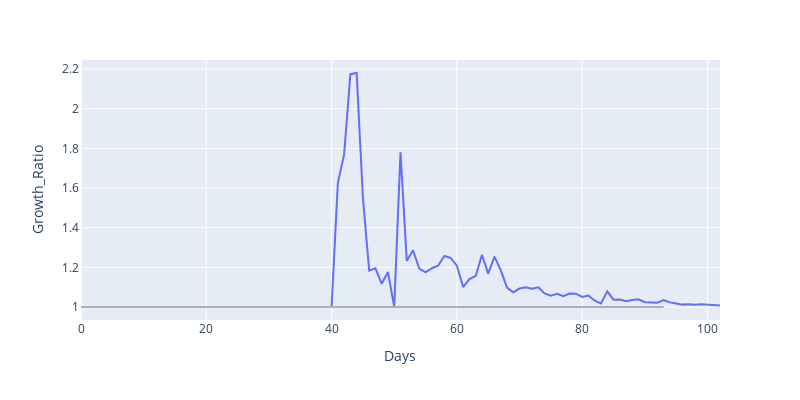

The notebook cell saved with this chart:
### Markdown cell above
#### Growth Ratio

### Code cell
# Growth Ratio = confirmed(t) / confirmed(t-1)
table['Growth_Ratio'] = table['Confirmed'] / table['Confirmed_Lag1']
table.replace([np.nan, np.inf, -np.inf], 1, inplace=True)

# Plot results
df_country = table[table['Country']=='Belgium']

fig = px.line(df_country, x='Days', y='Growth_Ratio', width=800, height=400)
fig.add_shape(type= 'line', yref= 'y', y0= 1, y1= 1, xref= 'x', x0= 93, x1= 0,
              line=dict(color=lightGrey, width=2))
fig.show()

### Figure 1 — Plotly figure (JSON) as saved in the notebook; plotly's stock layout.template omitted (floating-point values rounded to 4 significant figures)
{"data": [{"hovertemplate": "Days=%{x}<br>Growth_Ratio=%{y}<extra></extra>", "legendgroup": "", "line": {"color": "#636efa", "dash": "solid"}, "mode": "lines", "name": "", "showlegend": false, "type": "scatter", "x": [40, 41, 42, 43, 44, 45, 46, 47, 48, 49, 50, 51, 52, 53, 54, 55, 56, 57, 58, 59, 60, 61, 62, 63, 64, 65, 66, 67, 68, 69, 70, 71, 72, 73, 74, 75, 76, 77, 78, 79, 80, 81, 82, 83, 84, 85, 86, 87, 88, 89, 90, 91, 92, 93, 94, 95, 96, 97, 98, 99, 100, 101, 102], "xaxis": "x", "y": [1, 1.625, 1.769, 2.174, 2.18, 1.55, 1.183, 1.195, 1.117, 1.176, 1, 1.78, 1.233, 1.286, 1.194, 1.175, 1.195, 1.208, 1.257, 1.247, 1.208, 1.101, 1.141, 1.156, 1.263, 1.168, 1.254, 1.186, 1.098, 1.074, 1.093, 1.099, 1.093, 1.099, 1.068, 1.057, 1.066, 1.054, 1.068, 1.067, 1.051, 1.058, 1.032, 1.017, 1.079, 1.037, 1.038, 1.029, 1.035, 1.039, 1.024, 1.023, 1.022, 1.035, 1.023, 1.018, 1.012, 1.014, 1.011, 1.014, 1.011, 1.01, 1.008], "yaxis": "y"}], "layout": {"height": 400, "legend": {"tracegroupgap": 0}, "margin": {"t": 60}, "shapes": [{"line": {"color": "#b0b0b0", "width": 2}, "type": "line", "x0": 93, "x1": 0, "xref": "x", "y0": 1, "y1": 1, "yref": "y"}], "width": 800, "xaxis": {"anchor": "y", "domain": [0, 1], "title": {"text": "Days"}}, "yaxis": {"anchor": "x", "domain": [0, 1], "title": {"text": "Growth_Ratio"}}}}
